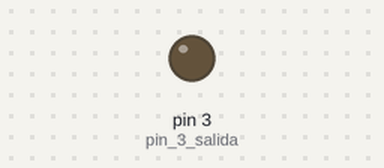
Simulated run of this sketch. Board: Arduino Uno, built with avr-gcc and run on an emulated ATmega328P. On the bench: output pins drawn as LEDs (lit = HIGH).

Above: at 2.5 s.
At 5.2 s:
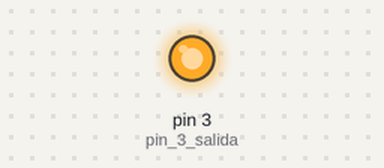
Timing chart, 0 to 7.2 s (numbered marks = the images above):
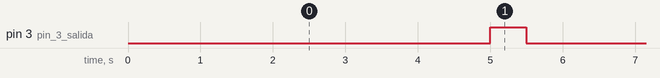

The sketch:

1_led.ino
```cpp
void setup() {
  // put your setup code here, to run once:
  pinMode (3,OUTPUT); // pin 3 salida.


}

void loop() {
  // put your main code here, to run repeatedly:
  digitalWrite(3,LOW); //lo ponemos en modo  bajo o apagado
  delay(5000);

  digitalWrite(3,HIGH); // lo ponemos en modo alto o prendido
  delay(500);

}
```

Measured:
- by itself, pin 3 (pin_3_salida): alternates HIGH for 0.50 s and LOW for 5.0 s
